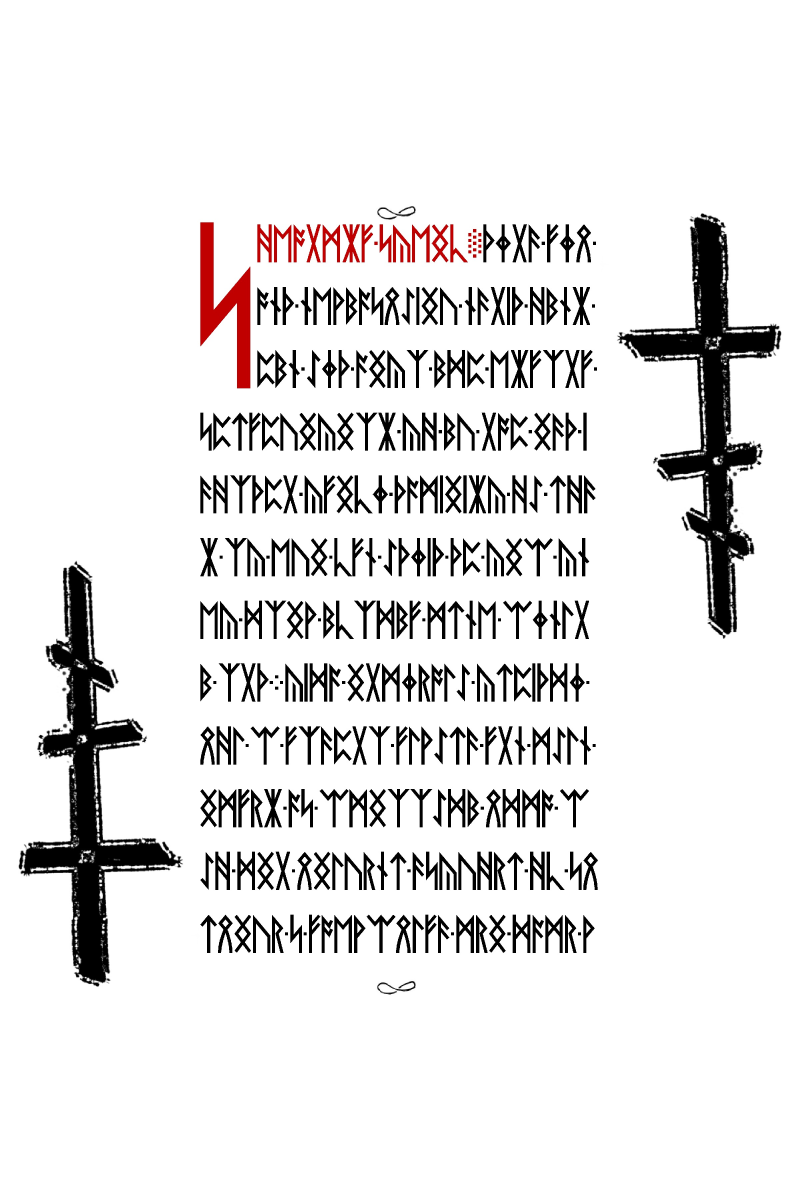
#> input picture resources/liber-primus/17.jpg, 2400 x 3600 px (shown at 1/3 size)
$ python lp2_line_geometry_gate.py
#> lines starting #> are read from the running program, lines starting #| are printed output that depends on the picture; after the words box and inside, x2 and y2 are one past the last pixel; in counts of white or black regions, pixels touching at a corner belong together
#!/usr/bin/env python3
"""OCR-free line-geometry control on original Stage11 LP2 JPEGs.

Repository: python sims/lp2_line_geometry_gate.py
Owner ZIP: python sims/lp2_line_geometry_gate.py --zip path.zip
Requires numpy and Pillow; no OCR or inferred plaintext.
"""
import argparse
import io
import json
import zipfile
from collections import Counter
from pathlib import Path

import numpy as np
from PIL import Image

RIGHT_EDGE = 1792  # Fixed by an earlier original-image experiment.
SEED = 20261113
HELDOUT_PAGES = tuple(range(0, 15)) + tuple(range(40, 54))


def image_reader(zip_path):
    if zip_path:
        archive = zipfile.ZipFile(zip_path)
        names = set(archive.namelist())
        prefix = next(name[:-7] for name in names if name.endswith('/17.jpg'))
        def read(page):
            return Image.open(io.BytesIO(archive.read(f'{prefix}/{page + 17:02}.jpg'))).convert('L')
    else:
        root = Path(__file__).resolve().parent.parent / 'resources' / 'liber-primus'
        def read(page):
#> called with page = 0
            return Image.open(root / f'{page + 17:02}.jpg').convert('L')
    return read


def bands_and_boxes(arr):
    ink = arr < 135
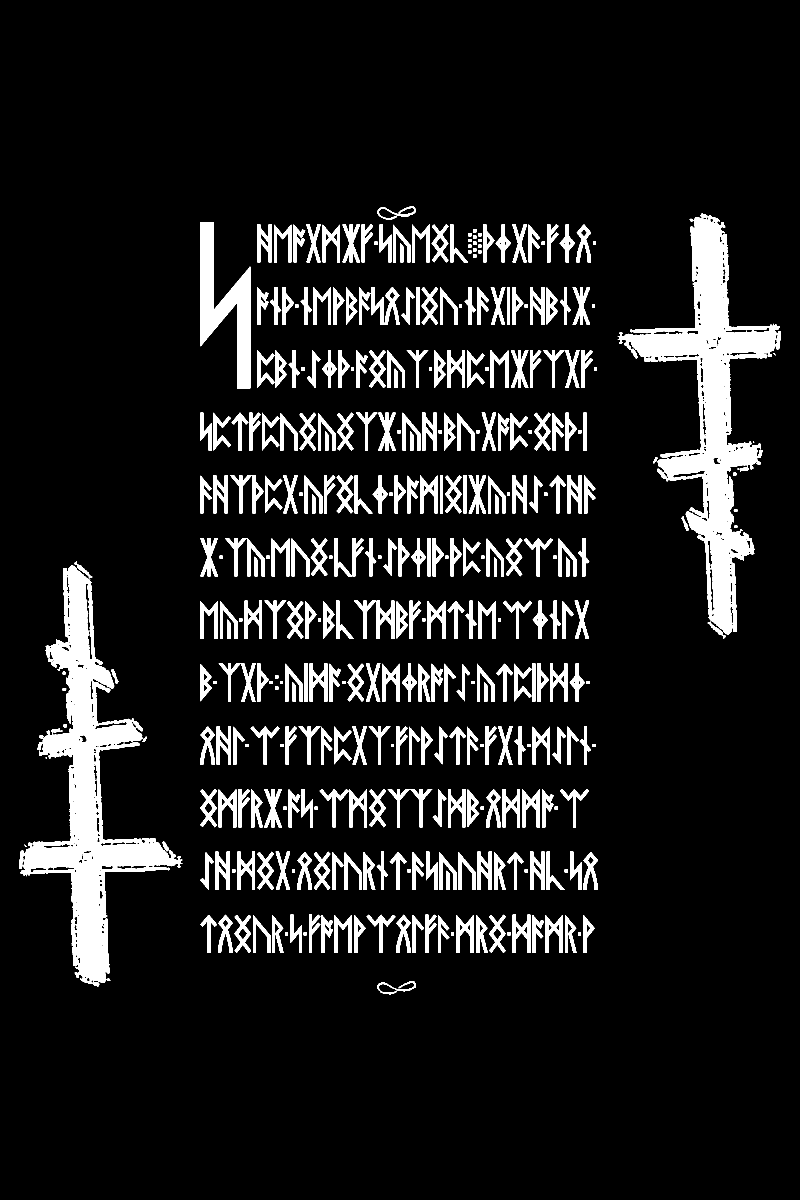
#> ink: shape (3600, 2400) bool (shown at 1/3 size); 10.1% white; 385 white regions (23 under 20 px), largest, box (x1, y1, x2, y2) and area: (1853, 640, 2343, 1916) 154076, (57, 1684, 547, 2960) 153919, (601, 667, 751, 1165) 32003
    projection = ink[450:3250, 720:1640].sum(axis=1)
#> projection = 2800 values, max 474 at index 2319, min 0 at index 0, mean 154.6
    ys = np.flatnonzero(projection > 35) + 450
#> ys = 1387 values from 625 to 2970
    groups = []
    for val in ys:
        y = int(val)
        if groups and y - groups[-1][-1] <= 25:
            groups[-1].append(y)
        else:
            groups.append([y])
#> this loop made 1387 passes
#> (val, y) on passes 1 to 3: (625, 625), (626, 626), (643, 643)
#> after the loop, groups = 14 items
    boxes = []
    for group in groups:
        y0, y1 = group[0], group[-1]
        if y1 - y0 < 46:
            continue
        cols = ink[y0:y1 + 1, 590:1830].sum(axis=0)
        x = np.flatnonzero(cols >= 3) + 590
        if len(x):
            boxes.append((int(x[0]), int(x[-1]), y0, y1))
#> this loop made 14 passes
#> (y0, y1) on passes 2 to 13: (673, 786), (861, 974), (1050, 1163), (1238, 1351), (1426, 1539), (1614, 1728), (1802, 1916), (1990, 2104), (2179, 2293), (2367, 2481), (2555, 2669), (2744, 2858)
#> (group, y0, y1) on passes 1, 14: ([625, 626, 643, 644, 645, 646], 625, 646), ([2949, 2950, 2967, 2968, 2969, 2970], 2949, 2970)
#> after the loop, boxes = 12 items, first 6: (601, 1787, 673, 786), (601, 1784, 861, 974), (711, 1790, 1050, 1163), (601, 1759, 1238, 1351), (601, 1785, 1426, 1539), (601, 1766, 1614, 1728)
    return boxes, ink


def first_ink_run_width(ink, box):
    x0, _, y0, y1 = box
    cols = ink[y0:y1 + 1, x0:x0 + 150].sum(axis=0) >= 3
    xs = np.flatnonzero(cols)
    if not len(xs):
        raise ValueError('Empty first glyph')
    last = int(xs[0])
    for i in xs[1:]:
        if int(i) - last > 2:
            break
        last = int(i)
    return last + 1


def geometry(zip_path=None, trials=20000):
    read = image_reader(zip_path)
    page_lines, blocks, clean_pages = {}, [], []
    lefts, pitches = [], []
    for page in range(58):
        arr = np.asarray(read(page))
        assert arr.shape == (3600, 2400), (page, arr.shape)
        boxes, ink = bands_and_boxes(arr)
        page_lines[page] = [
            dict(x0=b[0], x1=b[1], y0=b[2], y1=b[3]) for b in boxes
        ]
        clean = len(boxes) == 12 and all(
            109 <= y1 - y0 + 1 <= 117 and 597 <= x0 <= 608
            for x0, _, y0, y1 in boxes
        )
#> clean = False
        if not clean:
            continue
        clean_pages.append(page)
        lefts.extend(b[0] for b in boxes)
        pitches.extend(boxes[i + 1][2] - boxes[i][2] for i in range(11))
        if page not in HELDOUT_PAGES:
            continue
        first = [first_ink_run_width(ink, b) for b in boxes]
        pairs = [(boxes[j][1], first[j + 1])
                 for j in range(11)
                 if boxes[j + 1][2] - boxes[j][2] <= 190]
        if pairs:
            blocks.append((page, np.asarray(pairs, dtype=np.int16)))

    observed = np.concatenate([block for _, block in blocks])
    def count(a, allowance, tolerance):
        return int(np.count_nonzero(
            (a[:, 0] <= RIGHT_EDGE + tolerance)
            & (a[:, 0] + a[:, 1] + allowance >= RIGHT_EDGE)
        ))

    rng = np.random.default_rng(SEED)
    null = np.empty(trials, dtype=np.int16)
    for trial in range(trials):
        shuffled = np.concatenate([
            np.column_stack((b[:, 0], rng.permutation(b[:, 1])))
            for _, b in blocks
        ])
        null[trial] = count(shuffled, 0, 0)
    strict = count(observed, 0, 0)
    near = count(observed, 4, 4)  # Descriptive ink-space and JPEG tolerance.
    exceptions = [
        {'page': p, 'line': i, 'right': int(b[i, 0]),
         'next_first_ink_width': int(b[i, 1])}
        for p, b in blocks for i in range(len(b))
        if not (b[i, 0] <= RIGHT_EDGE and b[i, 0] + b[i, 1] >= RIGHT_EDGE)
    ]
    exceed = int(np.count_nonzero(null >= strict))
    return {
        'source': 'Original LP2 JPEGs archive scans 17 through 74',
        'method': {
            'ink_cutoff': 135, 'row_dark_min': 35,
            'row_search_x': [720, 1640], 'row_search_y': [450, 3250],
            'row_join_gap': 25, 'row_min_height': 47,
            'ink_box_x': [590, 1830],
            'right_edge_frozen_px': RIGHT_EDGE, 'first_run_col_min_dark': 3
        },
        'clean_pages': clean_pages,
        'clean_line_starts': dict(sorted(Counter(lefts).items())),
        'clean_interline_pitches': dict(sorted(Counter(pitches).items())),
        'heldout_pages': [p for p, _ in blocks],
        'heldout_pairs': len(observed),
        'strict_fits': strict,
        'within_4px_ink_tolerance': near,
        'strict_page_preserving_null': {
            'trials': trials, 'seed': SEED, 'mean': float(null.mean()),
            'sd': float(null.std()), 'max': int(null.max()),
            'exceed': exceed,
            'add_one_upper_p': (exceed + 1) / (trials + 1),
        },
        'strict_exceptions': exceptions,
        'solved_page_boxes': {'56': page_lines[56], '57': page_lines[57]},
    }


if __name__ == '__main__':
    parser = argparse.ArgumentParser()
    parser.add_argument('--zip', default=None)
    args = parser.parse_args()
#> (the run stopped early here; a loop or call above may not have finished)
